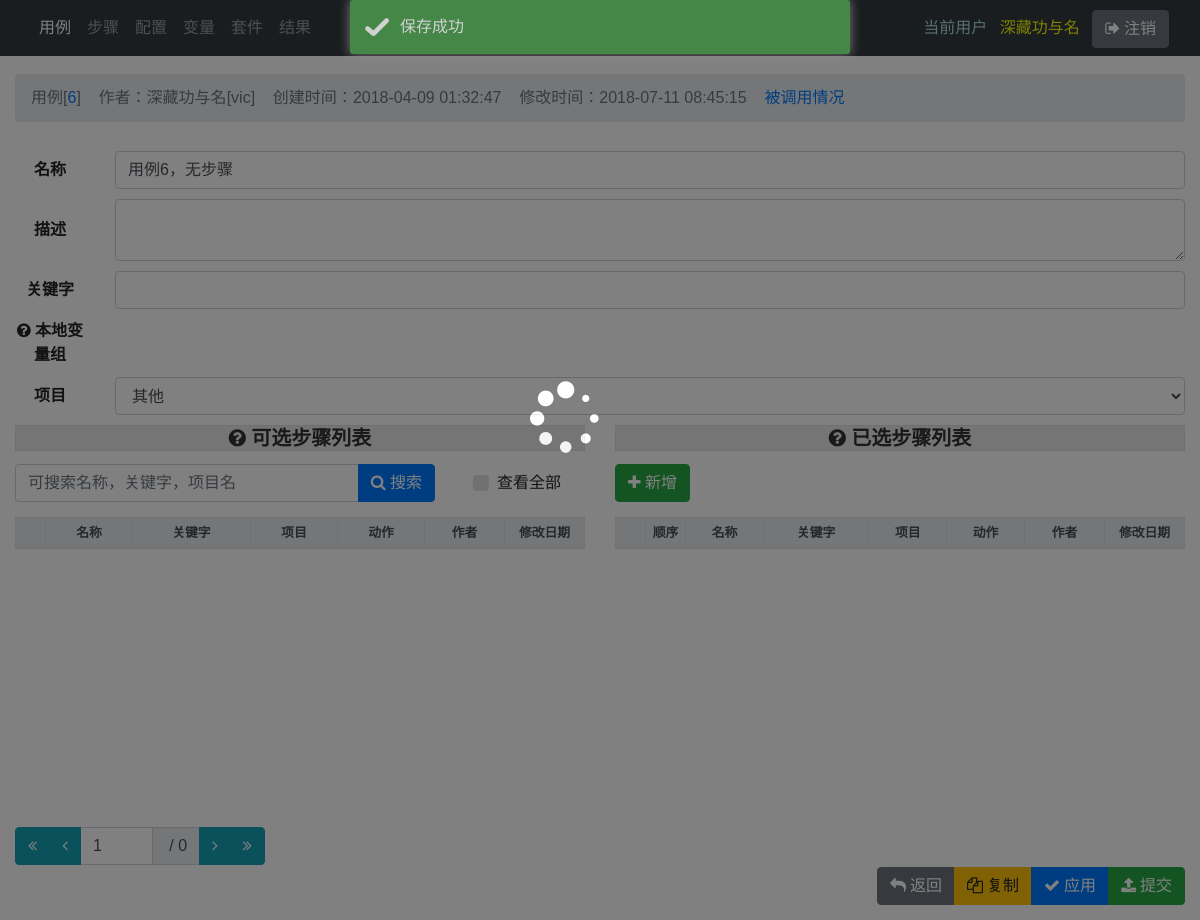
The app's page /case/6/ (signed in), older data.
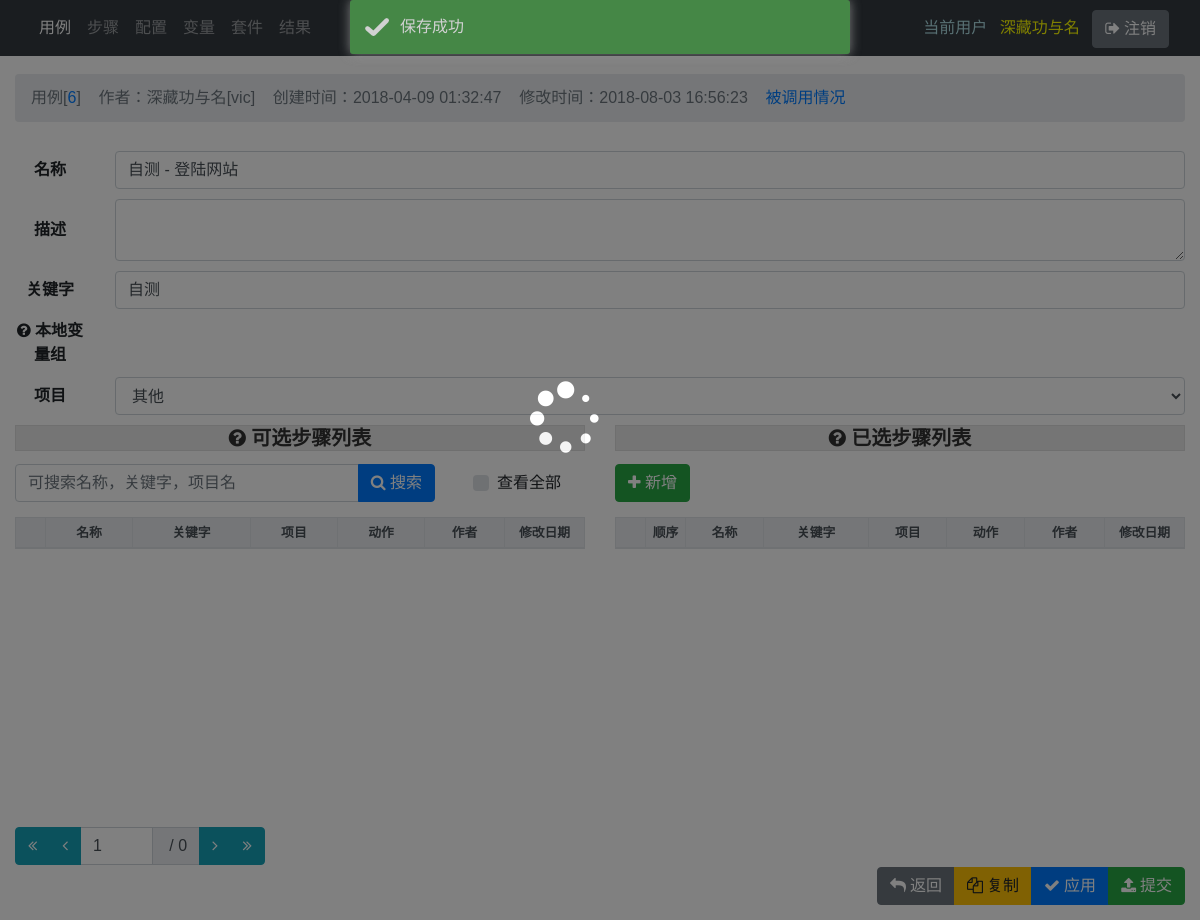
The same page, newer data.
### main/models.py (models this page shows, shortened)
class Case(models.Model):
    code = models.UUIDField(auto_created=True, default=uuid.uuid1, editable=False)
    name = models.CharField(max_length=100)
    description = models.TextField(blank=True)
    keyword = models.CharField(blank=True, max_length=100)
    project = models.ForeignKey('main.Project', on_delete=models.SET_NULL, blank=True, null=True)
    creator = models.ForeignKey(
        User, verbose_name='创建人', related_name='case_creator', on_delete=models.SET_NULL, blank=True, null=True)
    created_date = models.DateTimeField('创建时间', auto_now_add=True, null=True)
    modifier = models.ForeignKey(
        User, verbose_name='修改人', related_name='case_modifier', on_delete=models.SET_NULL, blank=True, null=True)
    modified_date = models.DateTimeField('修改时间', auto_now=True, null=True)
    is_active = models.BooleanField(default=True)
    variable_group = models.ForeignKey('main.VariableGroup', on_delete=models.SET_NULL, blank=True, null=True)
    step = models.ManyToManyField('Step', through='CaseVsStep', through_fields=('case', 'step'))
    class Meta:
        ordering = ['-modified_date']  # 这个字段是告诉Django模型对象返回的记录结果集是按照哪个字段排序的,-xxx表示降序，?xxx表示随机

### main/views/case.py (the view, shortened to what this page needs)
# urls.py: path('case/<str:pk>/', case.detail, name='case'),
@login_required
def detail(request, pk):
    next_ = request.GET.get('next', '/home/')
    inside = request.GET.get('inside')
    new_pk = request.GET.get('new_pk')
    order = request.GET.get('order')
    copy_sub_item = True  # 可以拷贝子对象
    reference_url = reverse(reference, args=[pk])  # 被其他对象调用
    try:
        obj = Case.objects.select_related('creator', 'modifier').get(pk=pk)
    except Case.DoesNotExist:
        raise Http404('Step does not exist')
    if request.method == 'GET':
        form = CaseForm(instance=obj)
        if request.session.get('status', None) == 'success':
            prompt = 'success'
        request.session['status'] = None
        return render(request, 'main/case/detail.html', locals())

### main/forms.py
class CaseForm(forms.ModelForm):
    is_active = forms.CharField(required=False, validators=[])
    step = forms.CharField(required=False, validators=[])
    project = forms.ModelChoiceField(queryset=Project.objects, required=True)
    class Meta:
        model = Case
        fields = '__all__'
        widgets = {
        }

### main/models.py (called while the page is built)
    def __str__(self):
        return self.name

### main/templates/main/case/detail.html (shortened to what the changed rows need)
{% extends 'main/detail_base.html' %}
{% load widget_tweaks %}
{% block detail_header %}
    {% include 'main/include/detail_header.html' with object_name='用例' %}
{% endblock %}
{% block detail_form %}
    <form method="post" id="object_form" novalidate>
        <div class="row align-items-center">
            <div class="col" form_data>
                {% include 'main/include/form_input.html' with field=form.name %}
            </div>
        </div>
        <div class="row align-items-center">
            <div class="col" form_data>
                {% include 'main/include/form_textarea.html' with field=form.description rows='2' %}
            </div>
        </div>
        <div class="row align-items-center">
            <div class="col" form_data>
                {% include 'main/include/form_input.html' with field=form.keyword %}
            </div>
        </div>
        <div class="row align-items-center">
            <div class="col" form_data>
                {% include 'main/include/form_input.html' with field=form.project %}
            </div>
        </div>
    </form>
{% endblock %}
{% block detail_inner_list %}
    <div id='step' class="row">
        <div id="m2m_all" class="col-6 text-center">
            <form method="post" id="m2m_objects_form" novalidate onsubmit="return submit_m2m_all_objects_form('/case', '{% url "step_list_json" %}');">
                <div class="small" style="min-height: 310px">
                    <table class="table table-sm table-bordered table-hover" style="width: 100%">
                        <colgroup>
                        </colgroup>
                        <thead class="thead-light">
                            <tr>
                                <th></th>
                                <th order_by_text="name">名称</th>
                                <th order_by_text="keyword">关键字</th>
                                <th order_by_text="project__name">项目</th>
                                <th order_by_text="action">动作</th>
                                <th order_by_text="real_name">作者</th>
                                <th order_by_text="modified_date">修改日期</th>
                            </tr>
                        </thead>
                    </table>
                </div>
            </form>
        </div>
        <div id="m2m_selected" class="col-6 text-center">
            <div class="small" style="min-height: 310px">
                <table class="table table-sm table-bordered table-hover" style="width: 100%">
                    <colgroup>
                    </colgroup>
                    <thead class="thead-light">
                        <tr>
                            <th></th>
                            <th>顺序</th>
                            <th>名称</th>
                            <th>关键字</th>
                            <th>项目</th>
                            <th>动作</th>
                            <th>作者</th>
                            <th>修改日期</th>
                        </tr>
                    </thead>
                </table>
            </div>
        </div>
    </div>
{% endblock%}

### main/templates/main/include/detail_header.html
<ol class="breadcrumb my-4">
    <li class="breadcrumb-item active">
    {% if form.initial %}
        {{ object_name }}[<a href="#" data-toggle="popover" title="CODE" data-content="{{ obj.code }}">{{ obj.pk }}</a>]&nbsp;&nbsp;&nbsp;&nbsp;作者：{{ obj.creator.last_name }}{{ obj.creator.first_name }}[{{ obj.creator.username }}]&nbsp;&nbsp;&nbsp;&nbsp;创建时间：{{ obj.created_date }}&nbsp;&nbsp;&nbsp;&nbsp;修改时间：{{ obj.modified_date }}{% if reference_url %}&nbsp;&nbsp;&nbsp;&nbsp;<a href="javascript:show_reference('{{ reference_url }}')">被调用情况</a>{% endif %}
    {% else %}
        添加{{ object_name }}
    {% endif %}
    </li>
</ol>

### main/templates/main/include/form_input.html
{% load widget_tweaks %}
{% if field.errors %}
    {% render_field field class="form-control is-invalid" placeholder=placeholder %}
    {% for error in field.errors %}
        <div class="invalid-feedback">{{ error }}</div>
    {% endfor %}
{% else %}
    {% render_field field class="form-control" placeholder=placeholder %}
{% endif %}

### main/templates/main/include/form_textarea.html
{% load widget_tweaks %}
{% if field.errors %}
    {% render_field field class="form-control is-invalid" placeholder=placeholder rows=rows%}
    {% for error in field.errors %}
        <div class="invalid-feedback">{{ error }}</div>
    {% endfor %}
{% else %}
    {% render_field field class="form-control" placeholder=placeholder rows=rows%}
{% endif %}

Row changes from the older to the newer data that the page shows:
changed Case "其他": modified_date "2018-07-11 08:45:15" → "2018-08-03 16:56:23"; name "用例6，无步骤" → "自测 - 登陆网站"; keyword (not shown) → "自测"
